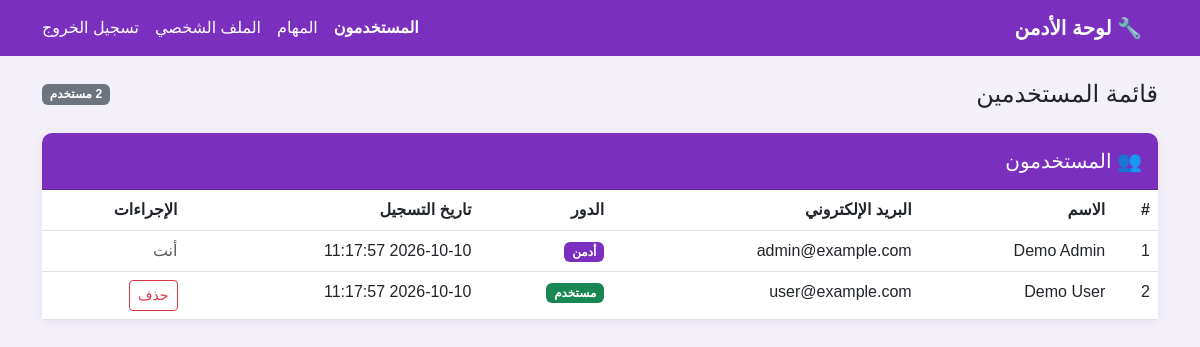
The app's page /Admin/Admin_index.php (signed in) with its own data.
### tables this page shows
CREATE TABLE IF NOT EXISTS users (
    id          INT AUTO_INCREMENT PRIMARY KEY,
    first_name  VARCHAR(50)  NOT NULL,
    last_name   VARCHAR(50)  NOT NULL,
    email       VARCHAR(100) NOT NULL UNIQUE,
    password    VARCHAR(255) NOT NULL,
    role        VARCHAR(20)  NOT NULL DEFAULT 'user',
    created_at  TIMESTAMP    NOT NULL DEFAULT CURRENT_TIMESTAMP
);

### Classes/Database.php (called while the page is built, shortened)
<?php
class Database
{
    private static ?Database $instance = null;
    private mysqli $connection;
    private function __construct()
    {
        $this->connection = new mysqli(DB_HOST, DB_USER, DB_PASS, DB_NAME);
        $this->connection->set_charset("utf8mb4");
    }
    public static function getInstance(): Database
    {
        if (self::$instance === null) {
            self::$instance = new Database();
        }
        return self::$instance;
    }
    public function prepare(string $sql): mysqli_stmt|false
    {
        return $this->connection->prepare($sql);
    }
}

### Classes/User.php (called while the page is built, shortened)
<?php
require_once __DIR__ . '/Database.php';
class User
{
    private Database $db;
    public function __construct()
    {
        $this->db = Database::getInstance();
    }
    public function getAllUsers(): array
    {
        $stmt = $this->db->prepare(
            "SELECT id, first_name, last_name, email, role, created_at
         FROM users ORDER BY created_at DESC"
        );
        $stmt->execute();
        $result = $stmt->get_result();
        $users = $result->fetch_all(MYSQLI_ASSOC);
        return $users;
    }
}

### Admin/Admin_index.php (the view, shortened to what this page needs)
<?php
require_once __DIR__ . '/../Classes/Database.php';
require_once __DIR__ . '/../Classes/User.php';
$userObj = new User();
$users   = $userObj->getAllUsers();
?>
<!DOCTYPE html>
<html lang="ar" dir="rtl">
<head>
    <link href="https://cdn.jsdelivr.net/npm/bootstrap@5.3.0/dist/css/bootstrap.min.css" rel="stylesheet">
    <link href="../style.css" rel="stylesheet">
</head>
<body>
    <nav class="navbar navbar-expand-lg mb-4">
        <div class="container">
            <a class="navbar-brand fw-bold">🔧 لوحة الأدمن</a>
            <div class="d-flex gap-3">
                <a href="Admin_index.php" class="nav-link fw-bold">المستخدمون</a>
                <a href="Admin_Task.php" class="nav-link">المهام</a>
                <a href="../profile.php" class="nav-link">الملف الشخصي</a>
                <a href="../logout.php" class="nav-link">تسجيل الخروج</a>
            </div>
        </div>
    </nav>
    <div class="container">
        <div class="d-flex justify-content-between align-items-center mb-4">
            <h4 class="mb-0">قائمة المستخدمين</h4>
            <span class="badge bg-secondary"><?= count($users) ?> مستخدم</span>
        </div>
        <div class="card">
            <div class="card-header py-3">
                <h5 class="mb-0">👥 المستخدمون</h5>
            </div>
            <div class="card-body p-0">
                <table class="table table-hover mb-0">
                    <thead>
                        <tr>
                            <th>#</th>
                            <th>الاسم</th>
                            <th>البريد الإلكتروني</th>
                            <th>الدور</th>
                            <th>تاريخ التسجيل</th>
                            <th>الإجراءات</th>
                        </tr>
                    </thead>
                    <tbody>
                        <?php foreach ($users as $i => $user): ?>
                            <tr>
                                <td><?= $i + 1 ?></td>
                                <td><?= htmlspecialchars($user['first_name'] . ' ' . $user['last_name']) ?></td>
                                <td><?= htmlspecialchars($user['email']) ?></td>
                                <td>
                                    <?php if ($user['role'] === 'admin'): ?>
                                        <span class="badge" style="background:#7B2FBE">أدمن</span>
                                    <?php else: ?>
                                        <span class="badge bg-success">مستخدم</span>
                                    <?php endif; ?>
                                </td>
                                <td><?= $user['created_at'] ?></td>
                                <td>
                                    <?php if ($user['id'] === $_SESSION['user_id']): ?>
                                        <span class="text-muted">أنت</span>
                                    <?php elseif ($user['role'] === 'admin'): ?>
                                        <a href="#" class="btn btn-sm btn-outline-danger"
                                            onclick="alert('🔒 هذا المستخدم أدمن ولا يمكن حذفه!'); return false;">حذف</a>
                                    <?php else: ?>
                                        <a href="Admin_DeleteUser.php?id=<?= $user['id'] ?>"
                                            class="btn btn-sm btn-outline-danger"
                                            onclick="return confirm('هل أنت متأكد من حذف هذا المستخدم؟')">حذف</a>
                                    <?php endif; ?>
                                </td>
                            </tr>
                        <?php endforeach; ?>
                    </tbody>
                </table>
            </div>
        </div>
    </div>
</body>
</html>

### style.css (style rules this page uses)
:root { --primary: #7B2FBE; --primary-dark: #6A1FA8; --primary-light: #9B4FDE; }
body { background: #f3f0f9; font-family: 'Arial', sans-serif; }
.navbar { background: var(--primary) !important; }
.navbar-brand, .nav-link { color: white !important; }
.card { border: none; box-shadow: 0 2px 10px rgba(123, 47, 190, 0.1); border-radius: 10px; }
.card-header { background: var(--primary) !important; color: white; border-radius: 10px 10px 0 0 !important; }
.table thead { background: var(--primary); color: white; }
a { color: var(--primary); }

### records on screen
users: first_name+last_name "Demo Admin", email "admin@example.com", role "أدمن", created_at "2026-10-10 11:17:57", shows "أنت"
users: first_name+last_name "Demo User", email "user@example.com", role "مستخدم", created_at "2026-10-10 11:17:57"
